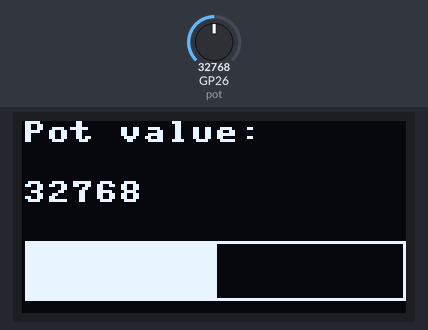
Recording of a program running on a simulated Raspberry Pi Pico running MicroPython. On the bench: 128×64 one-colour display. The test bench sets the inputs (shaded band); at power-on: GP26 (pot) = 32768 (analog values on the 0–65535 scale). Library files of the repository ran but are not shown: ssd1306.py.

Above: at 1.2 s.
1.3 s: GP26 (pot) set to 45874
At 1.78 s:
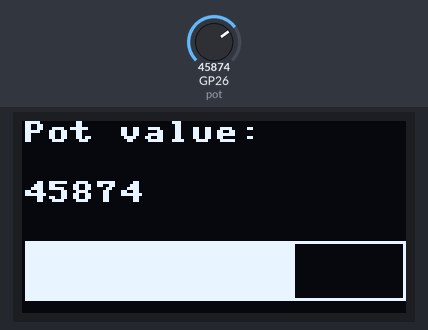
4.0 s: GP26 (pot) set to 57670
At 4.35 s:
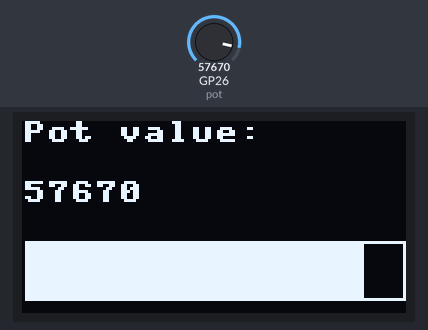
5.7 s: GP26 (pot) set to 65535
At 5.96 s:
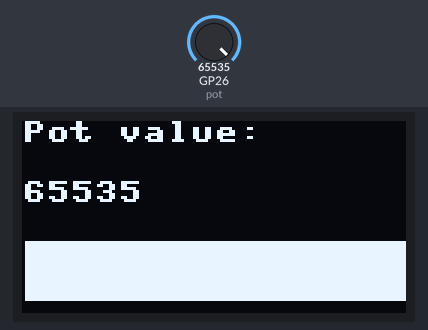

Measured:
- after the input at 1.3 s, the display: first differs from a run without the input after 0.33 s (image 1)
- after the input at 4.0 s, the display: first differs from a run without the input after 0.20 s (image 2)
- after the input at 5.7 s, the display: first differs from a run without the input after 0.11 s (image 3)

The program:

demo35_slid_pot_bar_with_OLED_main.py
```python
from machine import Pin, ADC, I2C
from time import sleep
from ssd1306 import SSD1306_I2C
import framebuf


# Define width and height
WIDTH = 128
HEIGHT = 64

# i2c bus
bus = I2C(1, scl=Pin(15), sda=Pin(14), freq=2000000)

# define oled object
oled = SSD1306_I2C(WIDTH, HEIGHT, bus)

# define pot pin connection to GP26 which is ADC.
pot = ADC(Pin(26))

# define a map function to convert 200 - 65535 to 0 to 128.
def mapValue(x, in_min, in_max, out_min, out_max):
    return int((x - in_min) * (out_max - out_min) / (in_max - in_min) + out_min)

# draw another FrameBuffer on top of the current one at the given coordinates.
# buf = framebuf.FrameBuffer(bytearray(8*8*1), 8, 8, framebuf.MONO_VLSB)
# buf.line(12, 12, 7,7,1)
# oled.blit(buf, 15, 15, 0)
# oled.show()

while True:

    """
    there are plenty methods you can use to draw.
    oled.fill(0)                         # fill entire screen with colour=0
    oled.pixel(0, 10)                    # get pixel at x=0, y=10
    oled.pixel(0, 10, 1)                 # set pixel at x=0, y=10 to colour=1
    oled.hline(0, 8, 4, 1)               # draw horizontal line x=0, y=8, width=4, colour=1
    oled.vline(0, 8, 4, 1)               # draw vertical line x=0, y=8, height=4, colour=1
    oled.line(0, 0, 127, 63, 1)          # draw a line from 0,0 to 127,63
    oled.rect(10, 10, 107, 43, 1)        # draw a rectangle outline 10,10 to 117,53, colour=1
    oled.fill_rect(10, 10, 107, 43, 1)   # draw a solid rectangle 10,10 to 117,53, colour=1
    oled.text('Hello World', 0, 0, 1)    # draw some text at x=0, y=0, colour=1
    oled.scroll(20, 0)                   # scroll 20 pixels to the right

    """
    data = mapValue(pot.read_u16(), 200, 65535, 0, 128)
    oled.text("Pot value: ", 0, 0)
    oled.text(str(pot.read_u16()), 0, 20) # draw the pot's value on screen at x=10, y=20 position.
    oled.rect(1, 40, 127, 20, 1)
    oled.fill_rect(2, 40, data, 20, 1)
    oled.show()
    sleep(0.3)
    oled.fill(0)
    oled.show()
    sleep(0.001)
```
